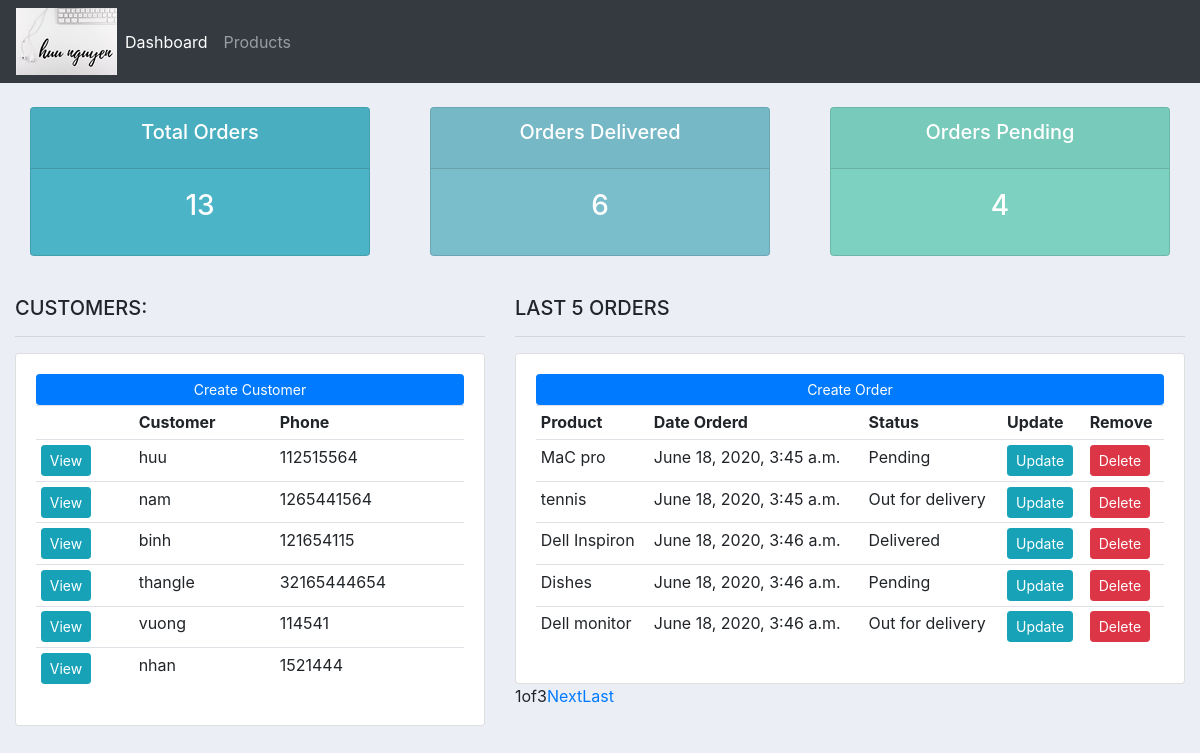
The page / on the database its author committed.
### database_crud/models.py (models this page shows, shortened)
class Customer(models.Model):
	name = models.CharField(max_length=200, null=True)
	phone = models.CharField(max_length=200, null=True)
	email = models.CharField(max_length=200, null=True)
	date_created = models.DateTimeField(auto_now_add=True, null=True)

class Order(models.Model):
	STATUS = (
			('Pending', 'Pending'),
			('Out for delivery', 'Out for delivery'),
			('Delivered', 'Delivered'),
			)
	customer = models.ForeignKey(Customer, null=True, on_delete= models.SET_NULL)
	product = models.ForeignKey(Product, null=True, on_delete= models.SET_NULL)
	date_created = models.DateTimeField(auto_now_add=True, null=True)
	status = models.CharField(max_length=200, null=True, choices=STATUS)

class Product(models.Model):
	CATEGORY = (
			('Indoor', 'Indoor'),
			('Out Door', 'Out Door'),
			)
	name = models.CharField(max_length=200, null=True)
	price = models.FloatField(null=True)
	category = models.CharField(max_length=200, null=True, choices=CATEGORY)
	description = models.CharField(max_length=200, null=True, blank=True)
	date_created = models.DateTimeField(auto_now_add=True, null=True)
	tags = models.ManyToManyField(Tag)
	def __str__(self):
		return self.name

### database_crud/views.py (the view)
# urls.py: 2. Add a URL to urlpatterns:  path('', views.home, name='home')
def home(request):
	orders = Order.objects.all()
	customers = Customer.objects.all()
	total_customers = customers.count()
	total_orders = orders.count()
	delivered = orders.filter(status='Delivered').count()
	pending = orders.filter(status='Pending').count()
	paginator=Paginator(orders,5)
	page=request.GET.get('page') #?page=2
	orders=paginator.get_page(page)
	context = {
                'orders':orders,
                'customers':customers,
	            'total_orders':total_orders,
                'delivered':delivered,
	            'pending':pending
                }
	return render(request, 'pages/dashboard.html', context)

### database_crud/templates/pages/dashboard.html (shortened to what this page needs)
{%  extends 'pages/main.html' %}
{% block content %}
{%  include 'pages/status.html' %}
<br>
<div class="row">
	<div class="col-md-5">
		<h5>CUSTOMERS:</h5>
		<hr>
		<div class="card card-body">
			<a class="btn btn-primary  btn-sm btn-block" href="{% url 'create_customer' %}">Create Customer</a>
			<table class="table table-sm">
				<tr>
					<th></th>
					<th>Customer</th>
					<th>Phone</th>
				</tr>
				{% for customer in customers %}
					<tr>
						<td><a class="btn btn-sm btn-info" href="{% url 'customer' customer.id %}">View</a></td>
						<td>{{customer.name}}</td>
						<td>{{customer.phone}}</td>
					</tr>
				{% endfor %}
			</table>
		</div>
	</div>
	<div class="col-md-7">
		<h5>LAST 5 ORDERS</h5>
		<hr>
		<div class="card card-body">
			<a class="btn btn-primary  btn-sm btn-block" href="{% url 'create_order' %}">Create Order</a>
			<table class="table table-sm">
				<tr>
					<th>Product</th>
					<th>Date Orderd</th>
					<th>Status</th>
					<th>Update</th>
					<th>Remove</th>
				</tr>
				{% for order in orders %}
					<tr>
						<td>{{order.product}}</td>
						<td>{{order.date_created}}</td>
						<td>{{order.status}}</td>
						<td><a class="btn btn-sm btn-info" href="{% url 'update_order' order.id %}">Update</a></td>
						<td><a class="btn btn-sm btn-danger" href="{% url 'delete_order' order.id %}">Delete</a></td>
					</tr>
				{% endfor %}
			</table>
		</div>
		<div class="pagination">
			<span>{{ orders.number }}</span>
			<span>of</span>
			<span>{{ orders.paginator.num_pages }}</span>
			{% if orders.has_next %}
				<a href="?page={{ orders.next_page_number }}">Next</a>
				<br>
				<a href="?page={{ orders.paginator.num_pages }}">Last</a>
			{% endif %}
		</div>
	</div>
</div>
{% endblock %}

### database_crud/templates/pages/main.html (shortened to what this page needs)
{% load static %}
<!DOCTYPE html>
<html>
<head>
	<link rel="stylesheet" href="https://stackpath.bootstrapcdn.com/bootstrap/4.3.1/css/bootstrap.min.css">
	<link rel="stylesheet" type="text/css" href="{% static '/css/main.css' %}">
</head>
<body>
	{%  include 'pages/navbar.html' %}
	<div class="container-fluid">
	{% block content %}
	{% endblock %}
    </div>
</body>
</html>

### database_crud/templates/pages/navbar.html (shortened to what this page needs)
{% load static %}
<nav class="navbar navbar-expand-lg navbar-dark bg-dark">
 <img src="{% static 'images/rsz_logo_new.png' %}">
  <div class="collapse navbar-collapse" id="navbarNav">
    <ul class="navbar-nav">
      <li class="nav-item active">
        <a class="nav-link" href="{% url 'home' %}">Dashboard</a>
      </li>
      <li class="nav-item">
        <a class="nav-link" href="{% url 'products' %}">Products</a>
      </li>
    </ul>
  </div>
</nav>

### database_crud/templates/pages/status.html
<br>
<div class="row">
	<div class="col">
		<div class="col-md">
			<div class="card text-center text-white  mb-3" id="total-orders">
			  	<div class="card-header">
			  		<h5 class="card-title">Total Orders</h5>
			  	</div>
			  	<div class="card-body">
			    	<h3 class="card-title">{{total_orders}}</h3>
			  	</div>
			</div>
		</div>
	</div>
	<div class="col">
		<div class="col-md">
			<div class="card text-center text-white  mb-3" id="orders-delivered">
			  	<div class="card-header">
			  		<h5 class="card-title">Orders Delivered</h5>
			  	</div>
			  	<div class="card-body">
			    	<h3 class="card-title">{{delivered}}</h3>
			  	</div>
			</div>
		</div>
	</div>
	<div class="col">
		<div class="col-md">
			<div class="card text-center text-white  mb-3" id="orders-pending">
			  	<div class="card-header">
			  		<h5 class="card-title">Orders Pending</h5>
			  	</div>
			  	<div class="card-body">
			    	<h3 class="card-title">{{pending}}</h3>
			  	</div>
			</div>
		</div>
	</div>
</div>

### static/css/main.css (style rules this page uses)
body { background-color: #ebeff5; }
#total-orders { background-color: #4cb4c7; }
#orders-delivered { background-color: #7abecc; }
#orders-pending { background-color: #7CD1C0; }

### rows shown on the page
Customer: name "huu", phone "112515564"
Customer: name "nam", phone "1265441564"
Customer: name "binh", phone "121654115"
Customer: name "thangle", phone "32165444654"
Customer: name "vuong", phone "114541"
Customer: name "nhan", phone "1521444"
Order: product "MaC pro", date_created "June 18, 2020, 3:45 a.m.", status "Pending"
Order: product "tennis", date_created "June 18, 2020, 3:45 a.m.", status "Out for delivery"
Order: product "Dell Inspiron", date_created "June 18, 2020, 3:46 a.m.", status "Delivered"
Order: product "Dishes", date_created "June 18, 2020, 3:46 a.m.", status "Pending"
Order: product "Dell monitor", date_created "June 18, 2020, 3:46 a.m.", status "Out for delivery"

### other values the page prints
{{ total_orders }} "13"
{{ delivered }} "6"
{{ pending }} "4"
{{ orders.number }} "1"
{{ orders.paginator.num_pages }} "3"
